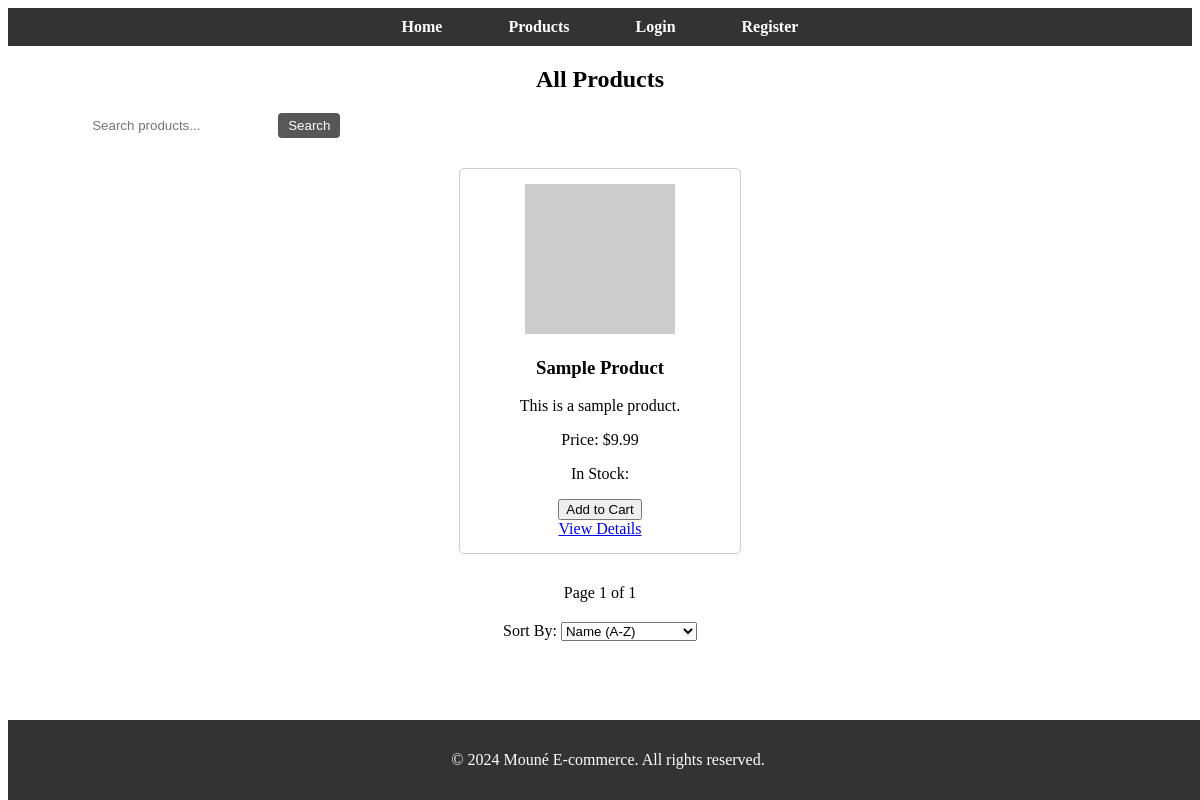
Page /products on the committed database.
### models.py (models this page shows, shortened)
class Product(db.Model):
    id = db.Column(db.Integer, primary_key=True)
    name = db.Column(db.String(100), nullable=False)
    description = db.Column(db.Text, nullable=False)
    price = db.Column(db.Float, nullable=False)
    category_id = db.Column(db.Integer, db.ForeignKey('category.id'), nullable=False)
    category = db.relationship('Category', backref=db.backref('products', lazy=True))

### app.py (the view)
@app.route('/products')
def view_products():
    category_id = request.args.get('category', type=int)
    page = request.args.get('page', 1, type=int)
    per_page = 10  # Number of products per page
    sort = request.args.get('sort', 'name')  # Default sort by name
    sort_options = {
        'name': Product.name.asc(),
        'price_asc': Product.price.asc(),
        'price_desc': Product.price.desc(),
    }
    sort_order = sort_options.get(sort, Product.name.asc())
    if category_id:
        selected_category = Category.query.get(category_id)
        products_pagination = Product.query.filter_by(category_id=category_id).order_by(sort_order).paginate(page=page, per_page=per_page, error_out=False)
    else:
        selected_category = None
        products_pagination = Product.query.order_by(sort_order).paginate(page=page, per_page=per_page, error_out=False)
    categories = Category.query.order_by(Category.name).all()
    return render_template('view_products.html',
                           products=products_pagination.items,
                           categories=categories,
                           selected_category=selected_category,  # Pass the Category object
                           pagination=products_pagination,
                           sort=sort)

### templates/view_products.html (shortened to what this page needs)
<!DOCTYPE html>
<html>
<head>
</head>
<body>
    {% extends "base.html" %}
    {% block content %}
        {% if selected_category %}
            <h2 style="text-align: center;">Products in "{{ selected_category.name }}"</h2>
        {% else %}
            <h2 style="text-align: center;">All Products</h2>
        {% endif %}
        <div class="search-form" style="text-align: center; margin-bottom: 20px;">
            <form action="{{ url_for('search_products') }}" method="GET">
                <input type="text" name="q" placeholder="Search products..." required>
                <button type="submit">Search</button>
            </form>
        </div>
        <div class="product-list">
            {% for product in products %}
                <div class="product-item">
                    <img src="https://via.placeholder.com/150" alt="{{ product.name }}">
                    <h3>{{ product.name }}</h3>
                    <p>{{ product.description }}</p>
                    <p>Price: ${{ "%.2f"|format(product.price) }}</p>
                    <p>In Stock: {{ product.inventory_count }}</p>
                    <form method="POST" action="{{ url_for('add_to_cart', product_id=product.id) }}">
                        <button type="submit">Add to Cart</button>
                    </form>
                    <a href="{{ url_for('view_product_detail', product_id=product.id) }}">View Details</a>
                </div>
            {% endfor %}
        </div>
        {% if pagination %}
            <div style="text-align: center; margin-top: 20px;">
                <span> Page {{ pagination.page }} of {{ pagination.pages }} </span>
            </div>
        {% endif %}
        <div style="text-align: center; margin-top: 20px;">
            <label for="sort">Sort By:</label>
            <select id="sort" name="sort" onchange="window.location.href=this.value;">
                <option value="{{ url_for('view_products', sort='name', category=selected_category.id if selected_category else None) }}" {% if sort == 'name' %}selected{% endif %}>Name (A-Z)</option>
            </select>
        </div>
    {% endblock %}

### templates/view_products.html (style rules this page uses)
.product-list { display: flex; flex-wrap: wrap; justify-content: center; }
.product-item { border: 1px solid #ccc; border-radius: 5px; padding: 15px; margin: 10px; width: 250px; text-align: center; }
.product-item img { max-width: 100%; height: auto; }

### templates/base.html (style rules this page uses)
.search-form { display: inline-block; margin-left: 20px; }
.search-form input[type="text"] { padding: 5px; border: none; border-radius: 4px; }
.search-form button { padding: 5px 10px; border: none; background-color: #575757; color: #fff; border-radius: 4px; cursor: pointer; }

### rows in the picture
Product: name "Sample Product", description "This is a sample product.", price "9.99"

### other values in the picture
{{ pagination.page }} "1"
{{ pagination.pages }} "1"
